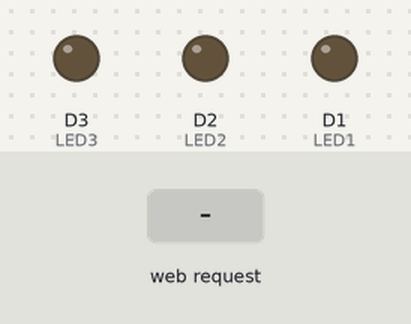
A sketch run on a simulated ESP8266 (NodeMCU). Shown: output pins drawn as LEDs (lit = HIGH). The inputs (shaded band) are chosen by the test bench. WiFi joins after 1.5 s; servers stay silent unless stated; what the sketch prints to the serial monitor is not drawn.

Above: at 2.7 s.
2.8 s: HTTP request GET /toggle1 received
At 3.5 s:
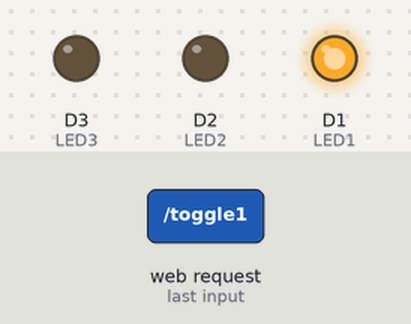
4.3 s: HTTP request GET /toggle2 received
At 4.6 s:
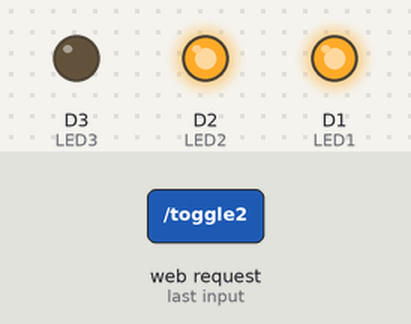
5.8 s: HTTP request GET /toggle3 received
At 7.0 s:
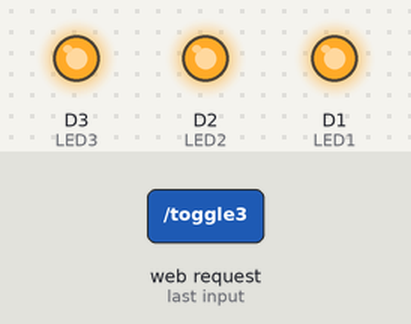
7.3 s: HTTP request GET /toggle1 received
At 8.1 s:
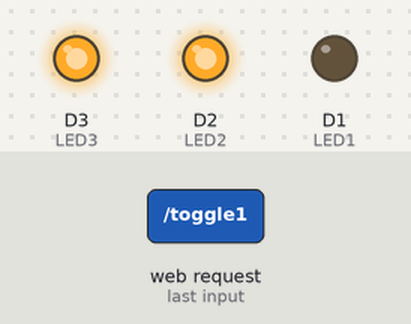
8.8 s: HTTP request GET /toggle2 received
At 9.2 s:
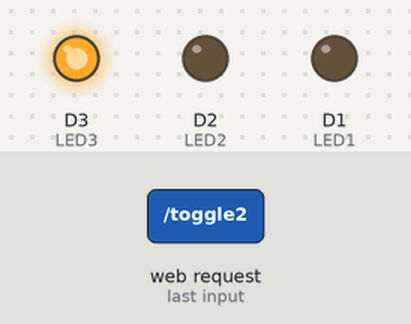
10.3 s: HTTP request GET /toggleall received
At 11.6 s:
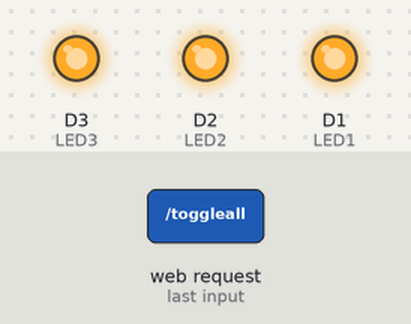
Timing chart, 0 to 12.8 s (numbered marks = the images above; inputs shaded):
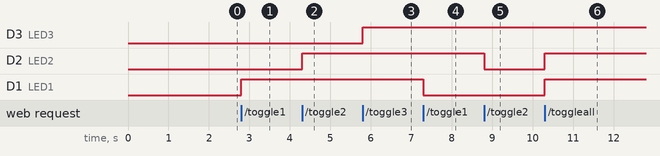

The sketch:

wifi_led_control.ino
```cpp
#include <ESP8266WiFi.h>
#include <ESP8266WebServer.h>

const char* ssid = "Enter Your ssid";
const char* password = "Enter Your Password";

ESP8266WebServer server(80);

#define LED1 D1
#define LED2 D2
#define LED3 D3

bool led1State = false;
bool led2State = false;
bool led3State = false;

String buildPage() {
  String page = R"rawliteral(
<!DOCTYPE html>
<html>
<head>
<meta name="viewport" content="width=device-width, initial-scale=1">
<title>Smart LED Control</title>
<style>
body {
  background: #020617;
  font-family: 'Segoe UI', Arial;
  text-align: center;
  color: white;
}
h2 {
  margin-top: 20px;
  letter-spacing: 1px;
}
.btn {
  width: 85%;
  padding: 18px;
  margin: 12px;
  font-size: 20px;
  border-radius: 14px;
  border: none;
  color: black;
  font-weight: bold;
}
.cyan { background: #22d3ee; }
.purple { background: #c084fc; }
.yellow { background: #fde047; }
.green { background: #4ade80; }
</style>
</head>
<body>

<h2>WiFi LED Dashboard</h2>

<button class="btn cyan" onclick="location.href='/toggle1'">LED 1</button>
<button class="btn purple" onclick="location.href='/toggle2'">LED 2</button>
<button class="btn yellow" onclick="location.href='/toggle3'">LED 3</button>
<button class="btn green" onclick="location.href='/toggleall'">ALL LEDs</button>

</body>
</html>
)rawliteral";
  return page;
}

void setup() {
  Serial.begin(9600);

  pinMode(LED1, OUTPUT);
  pinMode(LED2, OUTPUT);
  pinMode(LED3, OUTPUT);

  digitalWrite(LED1, LOW);
  digitalWrite(LED2, LOW);
  digitalWrite(LED3, LOW);

  WiFi.begin(ssid, password);
  while (WiFi.status() != WL_CONNECTED) {
    delay(500);
  }

  Serial.print("IP: ");
  Serial.println(WiFi.localIP());

  server.on("/", []() {
    server.send(200, "text/html", buildPage());
  });

  server.on("/toggle1", []() {
    led1State = !led1State;
    digitalWrite(LED1, led1State);
    server.send(200, "text/html", buildPage());
  });

  server.on("/toggle2", []() {
    led2State = !led2State;
    digitalWrite(LED2, led2State);
    server.send(200, "text/html", buildPage());
  });

  server.on("/toggle3", []() {
    led3State = !led3State;
    digitalWrite(LED3, led3State);
    server.send(200, "text/html", buildPage());
  });

  server.on("/toggleall", []() {
    bool newState = !(led1State && led2State && led3State);
    led1State = led2State = led3State = newState;

    digitalWrite(LED1, newState);
    digitalWrite(LED2, newState);
    digitalWrite(LED3, newState);

    server.send(200, "text/html", buildPage());
  });

  server.begin();
}

void loop() {
  server.handleClient();
}
```

Measured:
- after the input at 2.8 s, D1 (LED1): LOW → HIGH at once
- after the input at 4.3 s, D2 (LED2): LOW → HIGH at once
- after the input at 5.8 s, D3 (LED3): LOW → HIGH at once
- after the input at 7.3 s, D1 (LED1): HIGH → LOW at once
- after the input at 8.8 s, D2 (LED2): HIGH → LOW at once
- after the input at 10.3 s, D2 (LED2), D1 (LED1): LOW → HIGH at once
